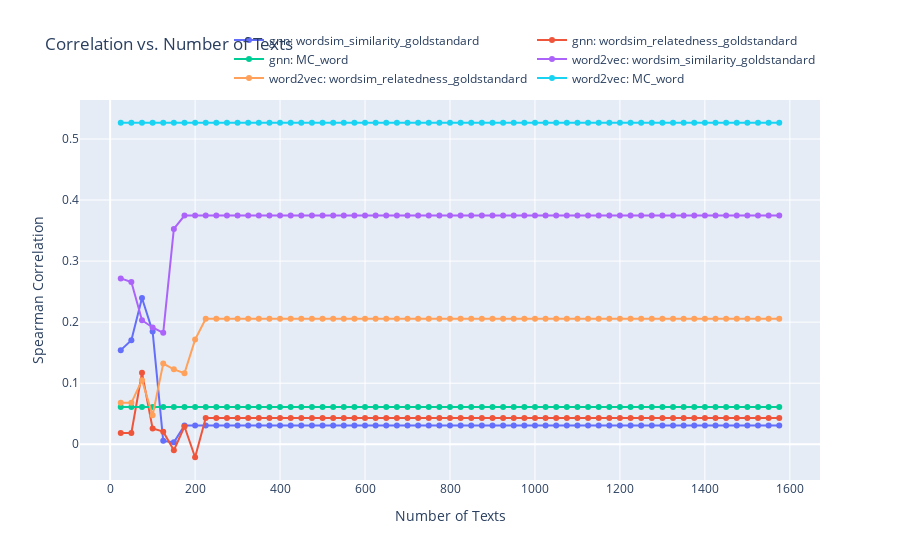

The notebook cell this image was saved under:
### Code cell
import pandas as pd
import plotly.graph_objs as go

# Assuming df1 and df2 are your DataFrames
df1 = pd.read_csv('resultatsgnn')
df2 = pd.read_csv('resultatsw2v')

# Define the range of phrase counts
phrase_counts = list(range(25, 1600, 25))

# Create an empty DataFrame to store the correlations
correlation_df1 = pd.DataFrame(index=phrase_counts)
correlation_df2 = pd.DataFrame(index=phrase_counts)

# Iterate over unique filepaths in DataFrame 1
for filepath in df1['filepath'].unique():
    # Filter DataFrame for the current filepath
    subset_df = df1[df1['filepath'] == filepath]
    
    # Extract correlation data
    correlations = subset_df['correlation spearman']
    
    # Interpolate correlations to align with the range of phrase counts
    interpolated_correlations = np.interp(phrase_counts, subset_df['nb-word'], correlations)
    
    # Store interpolated correlations in the correlation DataFrame
    correlation_df1[filepath] = interpolated_correlations

# Iterate over unique filepaths in DataFrame 2
for filepath in df2['filepath'].unique():
    # Filter DataFrame for the current filepath
    subset_df = df2[df2['filepath'] == filepath]
    
    # Extract correlation data
    correlations = subset_df['correlation spearman']
    
    # Interpolate correlations to align with the range of phrase counts
    interpolated_correlations = np.interp(phrase_counts, subset_df['nb-word'], correlations)
    
    # Store interpolated correlations in the correlation DataFrame
    correlation_df2[filepath] = interpolated_correlations

# Create traces for each filepath in DataFrame 1
traces_df1 = []
for filepath in correlation_df1.columns:
    fil = filepath.split('/')[-1].split('.')[0]
    trace = go.Scatter(x=correlation_df1.index, y=correlation_df1[filepath], mode='lines+markers', name=f'gnn: {fil}')
    traces_df1.append(trace)

# Create traces for each filepath in DataFrame 2
traces_df2 = []
for filepath in correlation_df2.columns:
    fil = filepath.split('/')[-1].split('.')[0]
    trace = go.Scatter(x=correlation_df2.index, y=correlation_df2[filepath], mode='lines+markers', name=f'word2vec: {fil}')
    traces_df2.append(trace)

# Combine traces and layout
layout = go.Layout(
    title='Correlation vs. Number of Texts',
    xaxis=dict(title='Number of Texts'),
    yaxis=dict(title='Spearman Correlation'),
    legend=dict(orientation='h', yanchor='bottom', y=1.02, xanchor='right', x=1)
)

# Plot
fig = go.Figure(data=traces_df1 + traces_df2, layout=layout)
fig.show()
